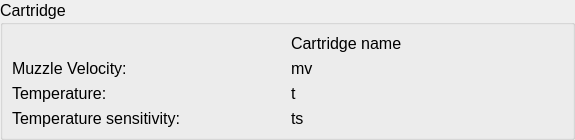
<?xml version="1.0" encoding="UTF-8"?>
<ui version="4.0">
 <class>catalogCartridgeInfo</class>
 <widget class="QWidget" name="catalogCartridgeInfo">
  <property name="geometry">
   <rect>
    <x>0</x>
    <y>0</y>
    <width>575</width>
    <height>133</height>
   </rect>
  </property>
  <property name="sizePolicy">
   <sizepolicy hsizetype="Expanding" vsizetype="Preferred">
    <horstretch>0</horstretch>
    <verstretch>0</verstretch>
   </sizepolicy>
  </property>
  <property name="maximumSize">
   <size>
    <width>16777215</width>
    <height>157</height>
   </size>
  </property>
  <property name="windowTitle">
   <string>Form</string>
  </property>
  <layout class="QGridLayout" name="gridLayout">
   <property name="leftMargin">
    <number>0</number>
   </property>
   <property name="topMargin">
    <number>0</number>
   </property>
   <property name="rightMargin">
    <number>0</number>
   </property>
   <property name="bottomMargin">
    <number>0</number>
   </property>
   <property name="spacing">
    <number>0</number>
   </property>
   <item row="0" column="0">
    <widget class="QGroupBox" name="cartridgeGroupBox">
     <property name="sizePolicy">
      <sizepolicy hsizetype="Expanding" vsizetype="Preferred">
       <horstretch>0</horstretch>
       <verstretch>0</verstretch>
      </sizepolicy>
     </property>
     <property name="font">
      <font>
       <pointsize>12</pointsize>
      </font>
     </property>
     <property name="styleSheet">
      <string notr="true"/>
     </property>
     <property name="title">
      <string>Cartridge</string>
     </property>
     <property name="flat">
      <bool>false</bool>
     </property>
     <property name="checkable">
      <bool>false</bool>
     </property>
     <layout class="QGridLayout" name="gridLayout_2">
      <item row="3" column="0" alignment="Qt::AlignLeft|Qt::AlignTop">
       <widget class="QLabel" name="label_72">
        <property name="sizePolicy">
         <sizepolicy hsizetype="Preferred" vsizetype="Expanding">
          <horstretch>0</horstretch>
          <verstretch>0</verstretch>
         </sizepolicy>
        </property>
        <property name="minimumSize">
         <size>
          <width>180</width>
          <height>0</height>
         </size>
        </property>
        <property name="font">
         <font>
          <pointsize>12</pointsize>
         </font>
        </property>
        <property name="text">
         <string>Temperature sensitivity:</string>
        </property>
       </widget>
      </item>
      <item row="1" column="0" alignment="Qt::AlignLeft|Qt::AlignTop">
       <widget class="QLabel" name="label_70">
        <property name="sizePolicy">
         <sizepolicy hsizetype="Preferred" vsizetype="Expanding">
          <horstretch>0</horstretch>
          <verstretch>0</verstretch>
         </sizepolicy>
        </property>
        <property name="minimumSize">
         <size>
          <width>180</width>
          <height>0</height>
         </size>
        </property>
        <property name="maximumSize">
         <size>
          <width>16777215</width>
          <height>16777215</height>
         </size>
        </property>
        <property name="font">
         <font>
          <pointsize>12</pointsize>
         </font>
        </property>
        <property name="text">
         <string>Muzzle Velocity:</string>
        </property>
       </widget>
      </item>
      <item row="2" column="0" alignment="Qt::AlignLeft|Qt::AlignTop">
       <widget class="QLabel" name="label_71">
        <property name="sizePolicy">
         <sizepolicy hsizetype="Preferred" vsizetype="Expanding">
          <horstretch>0</horstretch>
          <verstretch>0</verstretch>
         </sizepolicy>
        </property>
        <property name="minimumSize">
         <size>
          <width>180</width>
          <height>0</height>
         </size>
        </property>
        <property name="maximumSize">
         <size>
          <width>16777215</width>
          <height>16777215</height>
         </size>
        </property>
        <property name="font">
         <font>
          <pointsize>12</pointsize>
         </font>
        </property>
        <property name="text">
         <string>Temperature:</string>
        </property>
       </widget>
      </item>
      <item row="1" column="1" alignment="Qt::AlignLeft">
       <widget class="QLabel" name="mv">
        <property name="sizePolicy">
         <sizepolicy hsizetype="Preferred" vsizetype="Expanding">
          <horstretch>0</horstretch>
          <verstretch>0</verstretch>
         </sizepolicy>
        </property>
        <property name="text">
         <string>mv</string>
        </property>
       </widget>
      </item>
      <item row="2" column="1" alignment="Qt::AlignLeft">
       <widget class="QLabel" name="temp">
        <property name="sizePolicy">
         <sizepolicy hsizetype="Preferred" vsizetype="Expanding">
          <horstretch>0</horstretch>
          <verstretch>0</verstretch>
         </sizepolicy>
        </property>
        <property name="text">
         <string>t</string>
        </property>
       </widget>
      </item>
      <item row="3" column="1" alignment="Qt::AlignLeft">
       <widget class="QLabel" name="ts">
        <property name="sizePolicy">
         <sizepolicy hsizetype="Preferred" vsizetype="Expanding">
          <horstretch>0</horstretch>
          <verstretch>0</verstretch>
         </sizepolicy>
        </property>
        <property name="text">
         <string>ts</string>
        </property>
       </widget>
      </item>
      <item row="0" column="1" alignment="Qt::AlignLeft">
       <widget class="QLabel" name="cartridgeName">
        <property name="sizePolicy">
         <sizepolicy hsizetype="Preferred" vsizetype="Expanding">
          <horstretch>0</horstretch>
          <verstretch>0</verstretch>
         </sizepolicy>
        </property>
        <property name="text">
         <string>Cartridge name</string>
        </property>
       </widget>
      </item>
     </layout>
    </widget>
   </item>
  </layout>
 </widget>
 <resources/>
 <connections/>
</ui>
